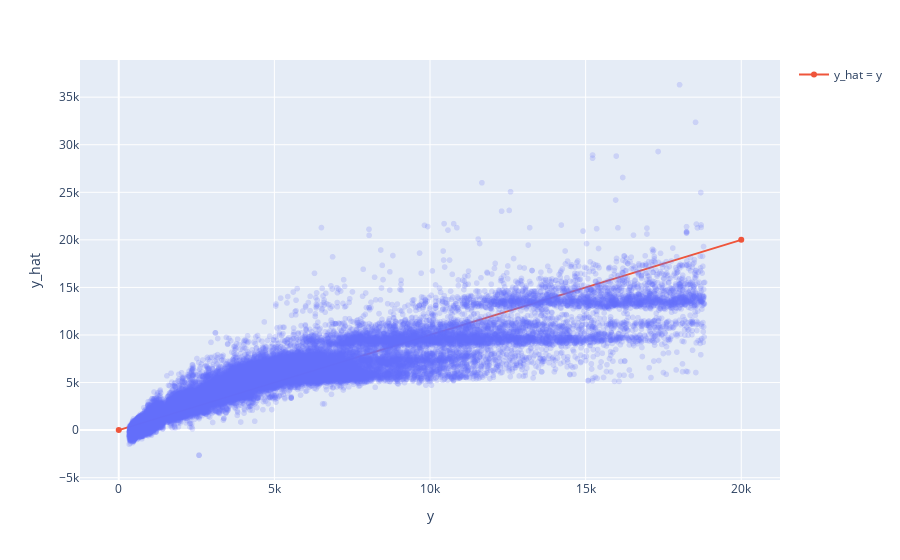

Notebook source saved alongside this figure:
### Code cell
fig = px.scatter(x=y.flatten(), y=y_hat.flatten(), opacity=0.2)
fig.add_trace(go.Scatter(x=[0, 20000], y=[0, 20000], name="y_hat = y"))
fig.update_xaxes(title_text="y")
fig.update_yaxes(title_text="y_hat")
fig.show()

### Figure 1 — Plotly figure (JSON) as saved in the notebook; plotly's stock layout.template omitted (floating-point values rounded to 4 significant figures; data arrays with more than 128 entries replaced by an {"elided": "..."} marker saying what was removed)
{"data": [{"hovertemplate": "x=%{x}<br>y=%{y}<extra></extra>", "legendgroup": "", "marker": {"color": "#636efa", "opacity": 0.2, "symbol": "circle"}, "mode": "markers", "name": "", "showlegend": false, "type": "scattergl", "x": {"elided": "53940 int values"}, "xaxis": "x", "y": {"elided": "53940 float values"}, "yaxis": "y"}, {"name": "y_hat = y", "type": "scatter", "x": [0, 20000], "y": [0, 20000]}], "layout": {"legend": {"tracegroupgap": 0}, "margin": {"t": 60}, "xaxis": {"anchor": "y", "domain": [0, 1], "title": {"text": "y"}}, "yaxis": {"anchor": "x", "domain": [0, 1], "title": {"text": "y_hat"}}}}
